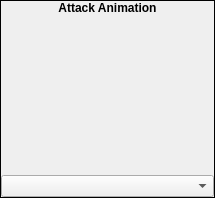
              <widget class="QFrame" name="frame_99">
               <property name="sizePolicy">
                <sizepolicy hsizetype="Fixed" vsizetype="Fixed">
                 <horstretch>0</horstretch>
                 <verstretch>0</verstretch>
                </sizepolicy>
               </property>
               <property name="minimumSize">
                <size>
                 <width>215</width>
                 <height>0</height>
                </size>
               </property>
               <property name="maximumSize">
                <size>
                 <width>215</width>
                 <height>16777215</height>
                </size>
               </property>
               <property name="focusPolicy">
                <enum>Qt::ClickFocus</enum>
               </property>
               <property name="frameShape">
                <enum>QFrame::Box</enum>
               </property>
               <property name="frameShadow">
                <enum>QFrame::Plain</enum>
               </property>
               <layout class="QVBoxLayout" name="verticalLayout_198">
                <property name="spacing">
                 <number>0</number>
                </property>
                <property name="margin">
                 <number>0</number>
                </property>
                <item>
                 <widget class="QLabel" name="label_160">
                  <property name="sizePolicy">
                   <sizepolicy hsizetype="Preferred" vsizetype="Fixed">
                    <horstretch>0</horstretch>
                    <verstretch>0</verstretch>
                   </sizepolicy>
                  </property>
                  <property name="font">
                   <font>
                    <weight>75</weight>
                    <bold>true</bold>
                   </font>
                  </property>
                  <property name="focusPolicy">
                   <enum>Qt::ClickFocus</enum>
                  </property>
                  <property name="text">
                   <string>Attack Animation</string>
                  </property>
                  <property name="alignment">
                   <set>Qt::AlignCenter</set>
                  </property>
                 </widget>
                </item>
                <item>
                 <widget class="QWidget" name="widget_114" native="true">
                  <property name="focusPolicy">
                   <enum>Qt::ClickFocus</enum>
                  </property>
                  <layout class="QVBoxLayout" name="verticalLayout_199">
                   <property name="spacing">
                    <number>0</number>
                   </property>
                   <property name="margin">
                    <number>0</number>
                   </property>
                   <item>
                    <widget class="BattleAnimationPreview" name="weapon_wBattleAnimationPreview" native="true">
                     <property name="sizePolicy">
                      <sizepolicy hsizetype="Fixed" vsizetype="Fixed">
                       <horstretch>0</horstretch>
                       <verstretch>0</verstretch>
                      </sizepolicy>
                     </property>
                     <property name="minimumSize">
                      <size>
                       <width>213</width>
                       <height>160</height>
                      </size>
                     </property>
                     <property name="maximumSize">
                      <size>
                       <width>213</width>
                       <height>160</height>
                      </size>
                     </property>
                    </widget>
                   </item>
                   <item>
                    <widget class="QComboBox" name="weapon_cboxBattleAnimation">
                     <property name="focusPolicy">
                      <enum>Qt::ClickFocus</enum>
                     </property>
                    </widget>
                   </item>
                  </layout>
                 </widget>
                </item>
               </layout>
              </widget>
